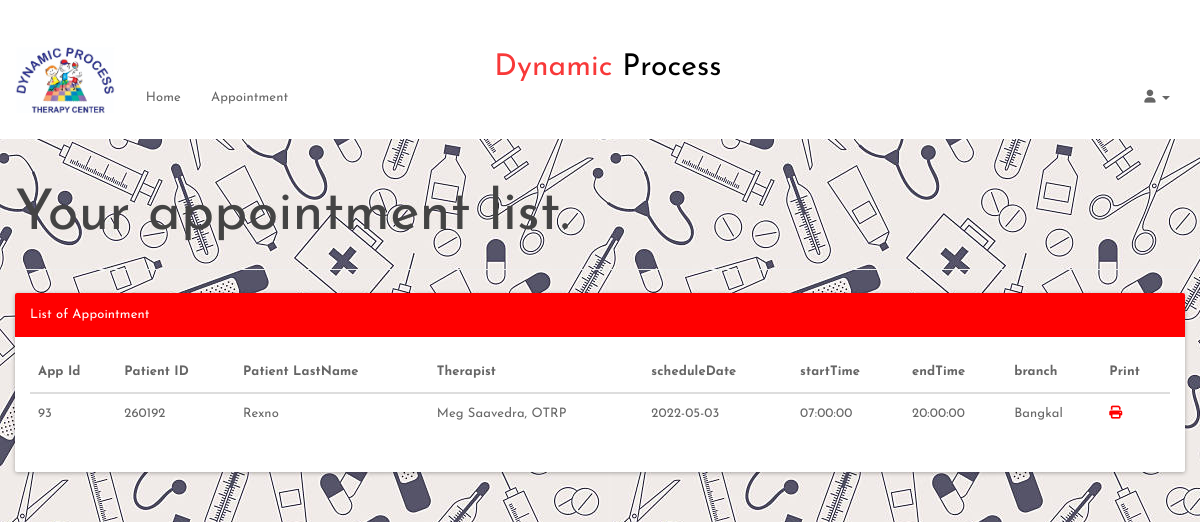
The app's page /patient/patientapplist.php (signed in) with its own data.
### tables this page shows
CREATE TABLE `appointment` (
  `appId` int(3) NOT NULL,
  `patientIc` bigint(12) NOT NULL,
  `scheduleId` int(10) NOT NULL,
  `appSymptom` varchar(100) NOT NULL,
  `appComment` varchar(100) NOT NULL,
  `status` varchar(10) NOT NULL DEFAULT 'process'
);

CREATE TABLE `patient` (
  `icPatient` bigint(12) NOT NULL,
  `password` varchar(20) NOT NULL,
  `patientFirstName` varchar(20) NOT NULL,
  `patientLastName` varchar(20) NOT NULL,
  `patientMaritialStatus` varchar(10) NOT NULL,
  `patientDOB` date NOT NULL,
  `patientGender` varchar(10) NOT NULL,
  `patientAddress` varchar(100) NOT NULL,
  `patientPhone` varchar(15) NOT NULL,
  `patientEmail` varchar(100) NOT NULL
);

CREATE TABLE `doctorschedule` (
  `scheduleId` int(11) NOT NULL,
  `scheduleDate` date NOT NULL,
  `scheduleDay` varchar(30) DEFAULT NULL,
  `startTime` time NOT NULL,
  `endTime` time NOT NULL,
  `bookAvail` varchar(10) NOT NULL,
  `Branch` varchar(30) DEFAULT NULL
);

### patient/patientapplist.php (the view, shortened to what this page needs)
<?php
include_once '../asset/conn/dbconnect.php';
$session=$_SESSION[ 'patientSession'];
$res=mysqli_query($con, "SELECT a.*, b.*,c.* FROM patient a
	JOIN appointment b
		On a.icPatient = b.patientIc
	JOIN doctorschedule c
		On b.scheduleId=c.scheduleId
	WHERE b.patientIc ='$session'");
	$userRow=mysqli_fetch_array($res);
?>
<!DOCTYPE html>
<html>
	<head>
		<link href="assets/css/material.css" rel="stylesheet">
		<link href="assets/css/default/style.css" rel="stylesheet">
		<link href="assets/css/default/blocks.css" rcel="stylesheet">
		<link rel="stylesheet" href="assets/font-awesome/css/font-awesome.min.css" />
		<link rel="stylesheet" href="assets/css/mycss.css">
	</head>
	<body >
		<nav class="navbar navbar-default " role="navigation">
			<div class="container-fluid" style="background-color: white;">
				<a class="navbar-brand" href="patient.php"><img alt="Brand" src="assets/img/logo.jpg" height="100px"></a>
				<a href="#" id="logo"><span>Dynamic</span> Process</a>
				<div class="collapse navbar-collapse" id="bs-example-navbar-collapse-1">
					<ul class="nav navbar-nav">
						<ul class="nav navbar-nav">
							<li><a href="patient.php">Home</a></li>
							<li><a href="patientapplist.php?patientId=<?php echo $userRow['icPatient']; ?>">Appointment</a></li>
						</ul>
					</ul>
					<ul class="nav navbar-nav navbar-right">
						<li class="dropdown">
						<a href="#" class="dropdown-toggle" data-toggle="dropdown"><i class="fa fa-user"></i> <b class="caret"></b></a>
						</li>
					</ul>
				</div>
			</div>
		</nav>
<?php
echo "<div class='container'>";
echo "<div class='row'>";
echo "<div class='page-header'>";
echo "<h1>Your appointment list. </h1>";
echo "</div>";
echo "<div class='panel panel-primary'>";
echo "<div class='panel-heading' style='background-color:red;'>List of Appointment</div>";
echo "<div class='panel-body' style='overflow-x:auto;'>";
echo "<table class='table table-hover'>";
echo "<thead>";
echo "<tr>";
echo "<th>App Id</th>";
echo "<th>Patient ID </th>";
echo "<th>Patient LastName </th>";
echo "<th>Therapist </th>";
echo "<th>scheduleDate </th>";
echo "<th>startTime </th>";
echo "<th>endTime </th>";
echo "<th>branch </th>";
echo "<th>Print </th>";
echo "</tr>";
echo "</thead>";
$res = mysqli_query($con, "SELECT a.*, b.*,c.*
		FROM patient a
		JOIN appointment b
		On a.icPatient = b.patientIc
		JOIN doctorschedule c
		On b.scheduleId=c.scheduleId
		WHERE b.patientIc ='$session'");
while ($userRow = mysqli_fetch_array($res)) {
echo "<tbody>";
echo "<tr>";
echo "<td>" . $userRow['appId'] . "</td>";
echo "<td>" . $userRow['patientIc'] . "</td>";
echo "<td>" . $userRow['patientLastName'] . "</td>";
echo "<td>" . $userRow['scheduleDay'] . "</td>";
echo "<td>" . $userRow['scheduleDate'] . "</td>";
echo "<td>" . $userRow['startTime'] . "</td>";
echo "<td>" . $userRow['endTime'] . "</td>";
echo "<td>" . $userRow['Branch'] . "</td>";
echo "<td><a href='invoice.php?appid=".$userRow['appId']."' target='_blank'><span class='fa-solid fa-print' aria-hidden='true' style='color:red;'></span></a> </td>";
}
echo "</tr>";
echo "</tbody>";
echo "</table>";
?>
	</div>
</div>
</div>
</div>
</body>
</html>

### patient/assets/css/default/style.css (style rules this page uses)
body { background-color: #EAEAEA !important; }
.navbar-default .navbar-brand { color:#fff; font-size:30px; font-weight:bold; }
.navbar { margin-bottom: 0px !important; }

### patient/assets/css/mycss.css (style rules this page uses)
:root { --fontcolor:#f83939; --backgroundcolor:#34d3b4; --backgroundcolor-after:hsl(168, 62%, 35%); }
nav { display: flex; display: inline; text-align: center; }
nav #logo { position: relative; right: 50px; top: 30px; font-size: 3rem; color: black; }
nav #logo span { color: var(--fontcolor); }
.container-fluid { padding-top: 10px; padding-bottom: 10px; }

### patient/patientapplist.php (style rules this page uses)
* { margin: 0; padding: 0; box-sizing: border-box; }
body { background-image: url("assets/img/repeat.jpg"); font-family: 'Josefin Sans', sans-serif; overflow-x: hidden; }

### records on screen
appointment: appId "93", patientIc "260192", patientIc.patientLastName "Rexno", scheduleId.scheduleDay "Meg Saavedra, OTRP", scheduleId.scheduleDate "2022-05-03", scheduleId.startTime "07:00:00", scheduleId.endTime "20:00:00", scheduleId.Branch "Bangkal"
